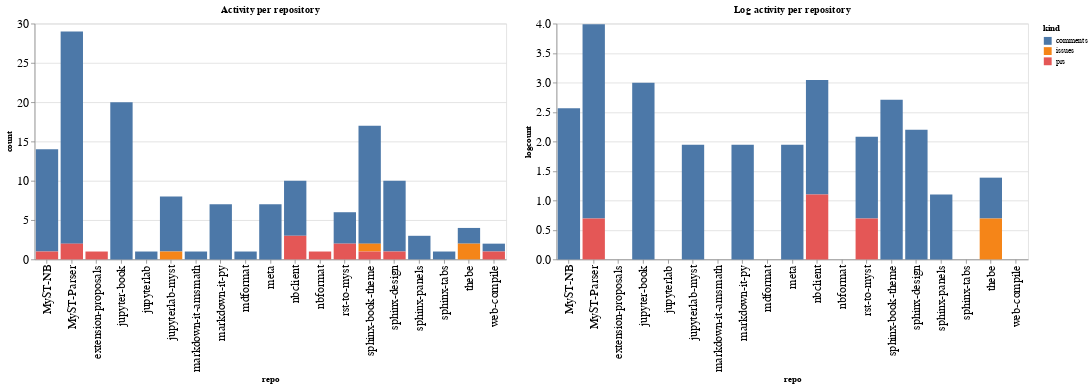

Notebook cell for this chart:
### Code cell
ch1 = alt.Chart(repo_summaries, width=600, title="Activity per repository").mark_bar().encode(
    x='repo',
    y='count',
    color='kind',
    tooltip="kind"
)

ch2 = alt.Chart(repo_summaries, width=600, title="Log activity per repository").mark_bar().encode(
    x='repo',
    y='logcount',
    color='kind',
    tooltip="kind"
)

ch1 | ch2

### Figure 1 — Vega-Lite specification as saved in the notebook (floating-point values rounded to 4 significant figures)
{"config": {"axisLeft": {"labelFontSize": 15}, "axisBottom": {"labelFontSize": 15}}, "hconcat": [{"mark": "bar", "encoding": {"color": {"type": "nominal", "field": "kind"}, "tooltip": {"type": "nominal", "field": "kind"}, "x": {"type": "nominal", "field": "repo"}, "y": {"type": "quantitative", "field": "count"}}, "title": "Activity per repository", "width": 600}, {"mark": "bar", "encoding": {"color": {"type": "nominal", "field": "kind"}, "tooltip": {"type": "nominal", "field": "kind"}, "x": {"type": "nominal", "field": "repo"}, "y": {"type": "quantitative", "field": "logcount"}}, "title": "Log activity per repository", "width": 600}], "data": {"name": "data-580b5efb2fce879e5af5e3d27cd99f33"}, "$schema": "https://vega.github.io/schema/vega-lite/v4.8.1.json", "datasets": {"data-580b5efb2fce879e5af5e3d27cd99f33": [{"repo": "MyST-NB", "kind": "comments", "count": 13, "logcount": 2.565}, {"repo": "MyST-NB", "kind": "prs", "count": 1, "logcount": 0.0}, {"repo": "MyST-Parser", "kind": "comments", "count": 27, "logcount": 3.296}, {"repo": "MyST-Parser", "kind": "prs", "count": 2, "logcount": 0.6931}, {"repo": "extension-proposals", "kind": "prs", "count": 1, "logcount": 0.0}, {"repo": "jupyter-book", "kind": "comments", "count": 20, "logcount": 2.996}, {"repo": "jupyterlab", "kind": "comments", "count": 1, "logcount": 0.0}, {"repo": "jupyterlab-myst", "kind": "comments", "count": 7, "logcount": 1.946}, {"repo": "jupyterlab-myst", "kind": "issues", "count": 1, "logcount": 0.0}, {"repo": "markdown-it-amsmath", "kind": "comments", "count": 1, "logcount": 0.0}, {"repo": "markdown-it-py", "kind": "comments", "count": 7, "logcount": 1.946}, {"repo": "mdformat", "kind": "comments", "count": 1, "logcount": 0.0}, {"repo": "meta", "kind": "comments", "count": 7, "logcount": 1.946}, {"repo": "nbclient", "kind": "comments", "count": 7, "logcount": 1.946}, {"repo": "nbclient", "kind": "prs", "count": 3, "logcount": 1.099}, {"repo": "nbformat", "kind": "prs", "count": 1, "logcount": 0.0}, {"repo": "rst-to-myst", "kind": "comments", "count": 4, "logcount": 1.386}, {"repo": "rst-to-myst", "kind": "prs", "count": 2, "logcount": 0.6931}, {"repo": "sphinx-book-theme", "kind": "comments", "count": 15, "logcount": 2.708}, {"repo": "sphinx-book-theme", "kind": "issues", "count": 1, "logcount": 0.0}, {"repo": "sphinx-book-theme", "kind": "prs", "count": 1, "logcount": 0.0}, {"repo": "sphinx-design", "kind": "comments", "count": 9, "logcount": 2.197}, {"repo": "sphinx-design", "kind": "prs", "count": 1, "logcount": 0.0}, {"repo": "sphinx-panels", "kind": "comments", "count": 3, "logcount": 1.099}, {"repo": "sphinx-tabs", "kind": "comments", "count": 1, "logcount": 0.0}, {"repo": "thebe", "kind": "comments", "count": 2, "logcount": 0.6931}, {"repo": "thebe", "kind": "issues", "count": 2, "logcount": 0.6931}, {"repo": "web-compile", "kind": "comments", "count": 1, "logcount": 0.0}, {"repo": "web-compile", "kind": "prs", "count": 1, "logcount": 0.0}]}}
